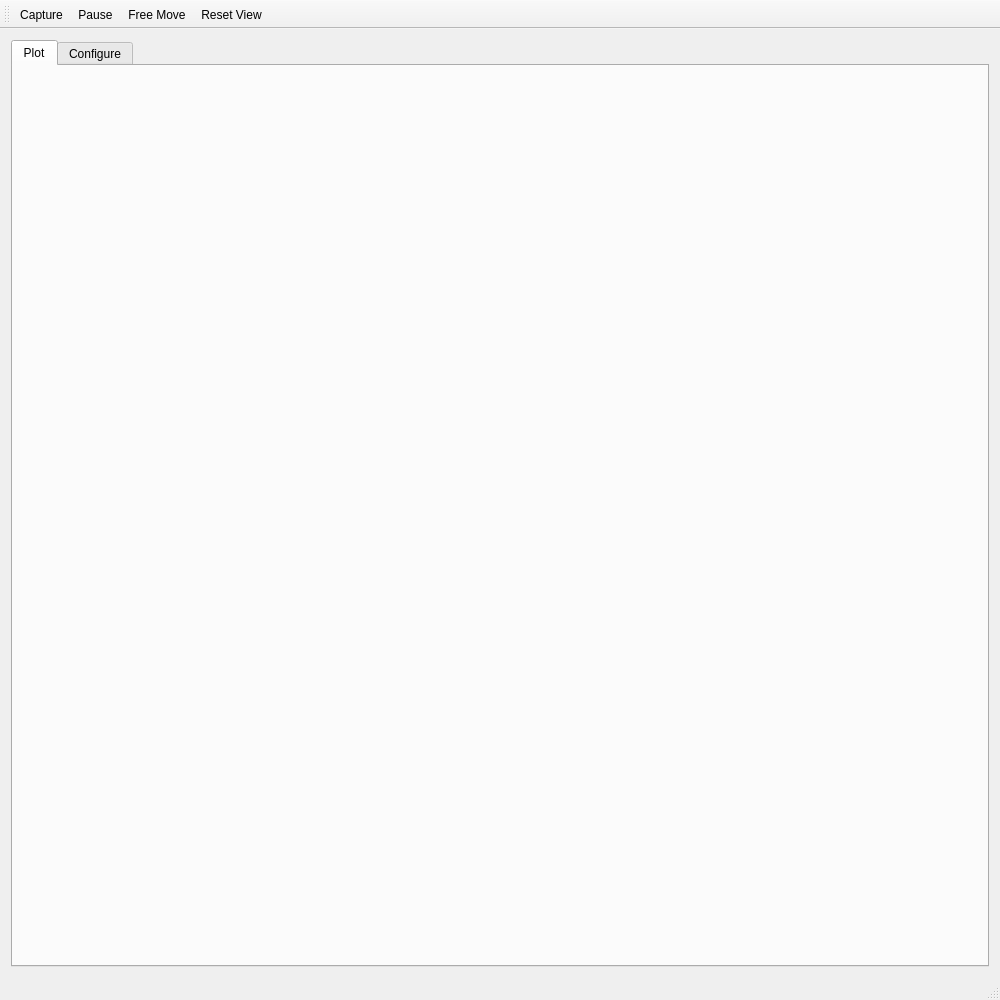
<?xml version="1.0" encoding="UTF-8"?>
<ui version="4.0">
 <class>MainWindow</class>
 <widget class="QMainWindow" name="MainWindow">
  <property name="geometry">
   <rect>
    <x>0</x>
    <y>0</y>
    <width>1000</width>
    <height>1000</height>
   </rect>
  </property>
  <property name="windowTitle">
   <string>default</string>
  </property>
  <widget class="QWidget" name="centralWidget">
   <layout class="QVBoxLayout" name="verticalLayout">
    <item>
     <widget class="QTabWidget" name="tabWidget">
      <property name="currentIndex">
       <number>0</number>
      </property>
      <widget class="QCustomPlot" name="customPlot">
       <attribute name="title">
        <string>Plot</string>
       </attribute>
      </widget>
      <widget class="QWidget" name="configurePlot">
       <attribute name="title">
        <string>Configure</string>
       </attribute>
       <widget class="ConfigTableView" name="tableView">
        <property name="geometry">
         <rect>
          <x>5</x>
          <y>11</y>
          <width>961</width>
          <height>891</height>
         </rect>
        </property>
       </widget>
      </widget>
     </widget>
    </item>
   </layout>
  </widget>
  <widget class="QStatusBar" name="statusBar"/>
  <widget class="QToolBar" name="toolBar">
   <property name="windowTitle">
    <string>toolBar</string>
   </property>
   <attribute name="toolBarArea">
    <enum>TopToolBarArea</enum>
   </attribute>
   <attribute name="toolBarBreak">
    <bool>false</bool>
   </attribute>
   <addaction name="startCapture"/>
   <addaction name="stopCapture"/>
   <addaction name="freeMove"/>
   <addaction name="resetView"/>
  </widget>
  <action name="startCapture">
   <property name="text">
    <string>Capture</string>
   </property>
   <property name="toolTip">
    <string>Capture</string>
   </property>
  </action>
  <action name="stopCapture">
   <property name="text">
    <string>Pause</string>
   </property>
  </action>
  <action name="freeMove">
   <property name="checkable">
    <bool>true</bool>
   </property>
   <property name="text">
    <string>Free Move</string>
   </property>
  </action>
  <action name="resetView">
   <property name="text">
    <string>Reset View</string>
   </property>
  </action>
 </widget>
 <layoutdefault spacing="6" margin="11"/>
 <customwidgets>
  <customwidget>
   <class>QCustomPlot</class>
   <extends>QWidget</extends>
   <header location="global">qcustomplot.h</header>
   <container>1</container>
  </customwidget>
  <customwidget>
   <class>ConfigTableView</class>
   <extends>QTableView</extends>
   <header>config_table_view.h</header>
  </customwidget>
 </customwidgets>
 <resources/>
 <connections/>
</ui>
